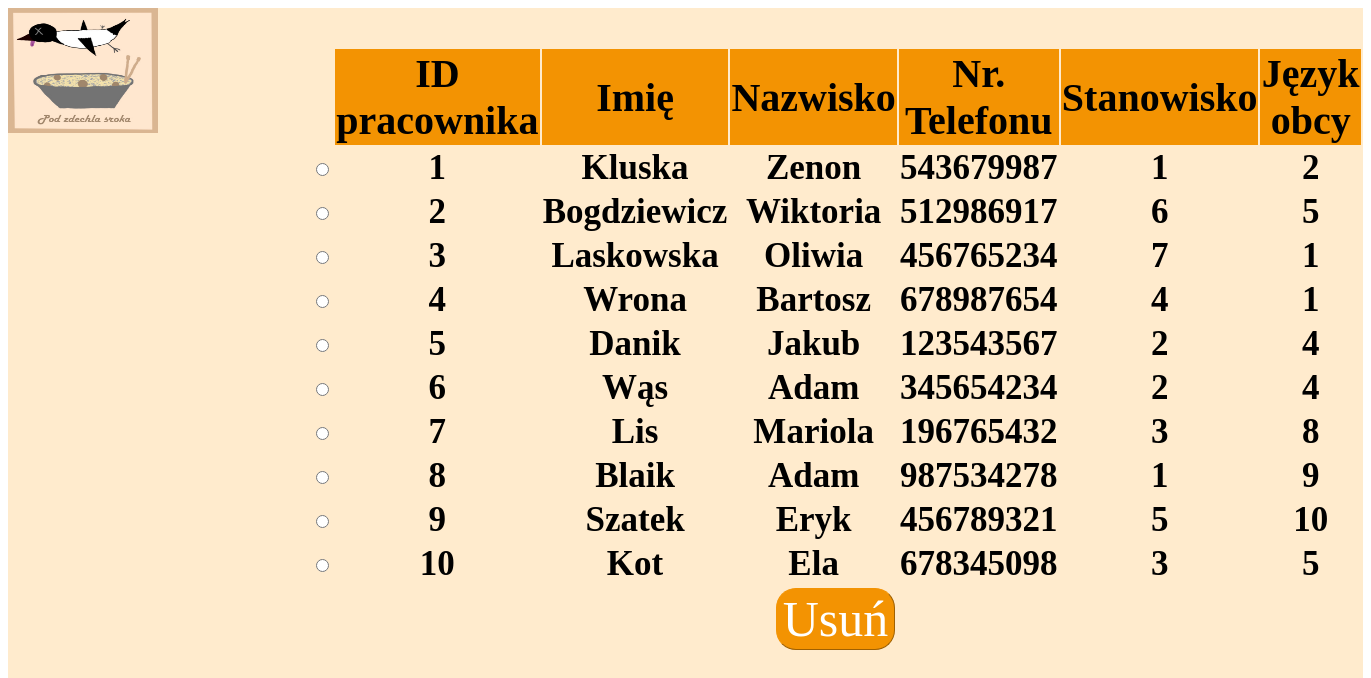
The page /usuwa.php on the database its author committed.
### tables this page shows
CREATE TABLE `tab` (
  `id` int(2) NOT NULL,
  `Nazwisko` tinytext DEFAULT NULL,
  `Imie` tinytext DEFAULT NULL,
  `Tel` int(9) NOT NULL,
  `id_stan` int(11) NOT NULL,
  `id_jezyk` int(2) DEFAULT NULL
);

### usuwa.php (the view, shortened to what this page needs)
<html>
    <head>
    <link rel = "stylesheet" href = "usun.css" >
</head>
<body>
<div id="container">
<div id="logo"><a><img src="logo.jpg" width="150" height="125" alt="tekst alternatywny" onClick="history.back();"></a></div>
<?php
$con = new mysqli("localhost","maka","Klasa1618","lisekkk");
$q="SELECT * FROM tab";
if($wynik=$con->query($q)){
	echo"<form action='usuwa1.php' method='get' enctype='text/plain'>";
    echo "<table id='tabelka'>";
    echo    "<tr>";
    echo "<td></td>";
    echo "<td id='first'>ID pracownika</td>";
     echo "<td id='first'>Imię</td>";
     echo "<td id='first'>Nazwisko</td>";
     echo "<td id='first'>Nr. Telefonu</td>";
     echo "<td id='first'>Stanowisko</td>";
     echo "<td id='first'>Język obcy</td>";
     echo "</tr>";
while($row=$wynik->fetch_array()){
    echo "<tr>";
	echo "<td> <input type='radio' name='jj' id='".$row["id"] ."'value='".$row["id"]."'></input></td>";
	echo "<td id='duo'>".$row["id"] .  "</td>";
echo "<td id='duo'>" .$row["Nazwisko"] .  "</td>";
echo "<td id='duo'>" .$row["Imie"] .  "</td>";
echo "<td id='duo'>" .$row["Tel"] .  "</td>";
echo "<td id='duo'>" .$row["id_stan"] .  "</td>";
echo "<td id='duo'>" .$row["id_jezyk"] .  "</td>";
echo"</tr>";
}
echo"<tr>";
echo "<td colspan='7'>" ."<input type='submit' id='przycisk' value='Usuń'>".  "</td>";
echo"</tr>";
echo"</table>";
}
else{
echo $con->errno . " " . $con->error;}
?><br>
</div>
</body>
</html>

### usun.css (style rules this page uses)
#container { width:100%; height:100%; background-color:#FFEBCD; margin-left: auto; margin-right: auto; margin-top: 1px; text-align: center; }
#tabelka { text-align: center; float: left; margin-left: 300px; }
#first { font-family: 'Whisper', cursive; font-size: 40px; font-weight: bold; background-color: #f39302; }
#duo { font-size: 35px; font-family: 'Whisper', cursive; font-weight: bold; }
#przycisk { font-family: 'Whisper', cursive; background-color: #f39302; font-size: 50px; color: white; border-radius:20px; border-color:#f39302; border-width: 1px; }
#logo { text-align: left; float: left; width: 100%; height: 5%; }

### rows shown on the page
tab: id "1", Nazwisko "Kluska", Imie "Zenon", Tel "543679987", id_stan "1", id_jezyk "2"
tab: id "2", Nazwisko "Bogdziewicz", Imie "Wiktoria", Tel "512986917", id_stan "6", id_jezyk "5"
tab: id "3", Nazwisko "Laskowska", Imie "Oliwia", Tel "456765234", id_stan "7", id_jezyk "1"
tab: id "4", Nazwisko "Wrona", Imie "Bartosz", Tel "678987654", id_stan "4", id_jezyk "1"
tab: id "5", Nazwisko "Danik", Imie "Jakub", Tel "123543567", id_stan "2", id_jezyk "4"
tab: id "6", Nazwisko "Wąs", Imie "Adam", Tel "345654234", id_stan "2", id_jezyk "4"
tab: id "7", Nazwisko "Lis", Imie "Mariola", Tel "196765432", id_stan "3", id_jezyk "8"
tab: id "8", Nazwisko "Blaik", Imie "Adam", Tel "987534278", id_stan "1", id_jezyk "9"
tab: id "9", Nazwisko "Szatek", Imie "Eryk", Tel "456789321", id_stan "5", id_jezyk "10"
tab: id "10", Nazwisko "Kot", Imie "Ela", Tel "678345098", id_stan "3", id_jezyk "5"
